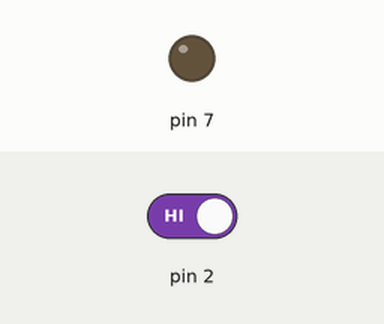
Simulated run of this sketch. Board: Arduino Uno, built with avr-gcc and run on an emulated ATmega328P. On the bench: output pins drawn as LEDs (lit = HIGH). The test bench sets the inputs (shaded band); at power-on: pin 2 HIGH.

Above: at 1.2 s.
1.3 s: pin 2 driven LOW
At 2.5 s:
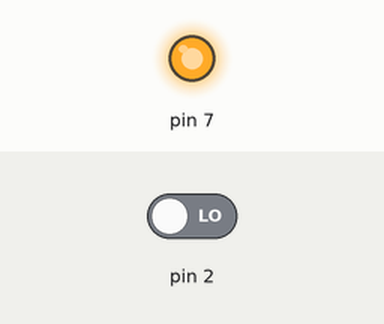
Timing chart, 0 to 4.3 s (numbered marks = the images above; inputs shaded):
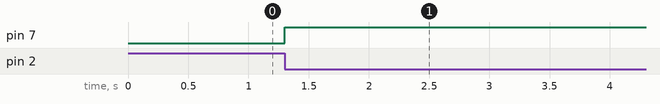

The sketch:

touchbutton.ino
```cpp
// This code created by Oğuz Kağan Yağlıoğlu
#pragma message "Touch Button version: 0.01 by Oğuz Kağan Yağlıoğlu"

bool relay = false;

void readSignalProx()
{
  relay = !relay;
}

void readSignalTouch()
{
  relay = !relay;
}

void setup()
{

  attachInterrupt(digitalPinToInterrupt(2), readSignalTouch, FALLING);
  //attachInterrupt(digitalPinToInterrupt(3), readSignalProx, FALLING);
  pinMode(7, OUTPUT);
}
void loop()
{
  digitalWrite(7, relay);
  delay(50);
}
```

Measured:
- after the input at 1.3 s, pin 7: LOW → HIGH at once
